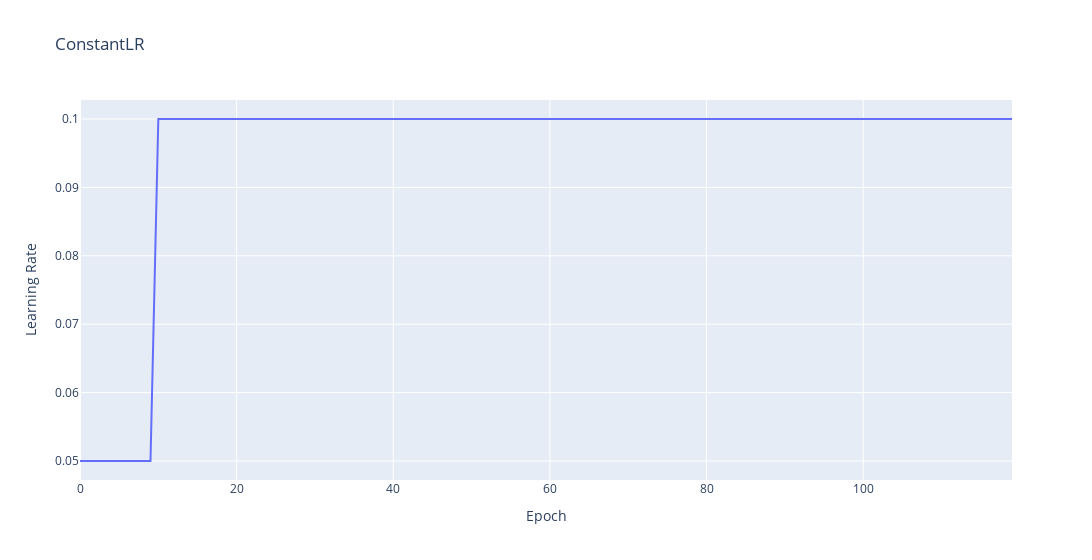

Notebook cell for this chart:
### Markdown cell above
https://pytorch.org/docs/stable/generated/torch.optim.lr_scheduler.ConstantLR.html#torch.optim.lr_scheduler.ConstantLR
scheduler = ConstantLR(self.opt, factor=0.5, total_iters=4)

### Code cell
show_learning_rate_curve(
    torch.optim.lr_scheduler.ConstantLR,
    {'factor': 0.5, 'total_iters':10}
)

### Figure 1 — Plotly figure (JSON) as saved in the notebook; plotly's stock layout.template omitted (floating-point values rounded to 4 significant figures)
{"data": [{"hovertemplate": "Epoch=%{x}<br>Learning Rate=%{y}<extra></extra>", "legendgroup": "", "line": {"color": "#636efa", "dash": "solid"}, "marker": {"symbol": "circle"}, "mode": "lines", "name": "", "orientation": "v", "showlegend": false, "type": "scatter", "x": [0, 1, 2, 3, 4, 5, 6, 7, 8, 9, 10, 11, 12, 13, 14, 15, 16, 17, 18, 19, 20, 21, 22, 23, 24, 25, 26, 27, 28, 29, 30, 31, 32, 33, 34, 35, 36, 37, 38, 39, 40, 41, 42, 43, 44, 45, 46, 47, 48, 49, 50, 51, 52, 53, 54, 55, 56, 57, 58, 59, 60, 61, 62, 63, 64, 65, 66, 67, 68, 69, 70, 71, 72, 73, 74, 75, 76, 77, 78, 79, 80, 81, 82, 83, 84, 85, 86, 87, 88, 89, 90, 91, 92, 93, 94, 95, 96, 97, 98, 99, 100, 101, 102, 103, 104, 105, 106, 107, 108, 109, 110, 111, 112, 113, 114, 115, 116, 117, 118, 119], "xaxis": "x", "y": [0.05, 0.05, 0.05, 0.05, 0.05, 0.05, 0.05, 0.05, 0.05, 0.05, 0.1, 0.1, 0.1, 0.1, 0.1, 0.1, 0.1, 0.1, 0.1, 0.1, 0.1, 0.1, 0.1, 0.1, 0.1, 0.1, 0.1, 0.1, 0.1, 0.1, 0.1, 0.1, 0.1, 0.1, 0.1, 0.1, 0.1, 0.1, 0.1, 0.1, 0.1, 0.1, 0.1, 0.1, 0.1, 0.1, 0.1, 0.1, 0.1, 0.1, 0.1, 0.1, 0.1, 0.1, 0.1, 0.1, 0.1, 0.1, 0.1, 0.1, 0.1, 0.1, 0.1, 0.1, 0.1, 0.1, 0.1, 0.1, 0.1, 0.1, 0.1, 0.1, 0.1, 0.1, 0.1, 0.1, 0.1, 0.1, 0.1, 0.1, 0.1, 0.1, 0.1, 0.1, 0.1, 0.1, 0.1, 0.1, 0.1, 0.1, 0.1, 0.1, 0.1, 0.1, 0.1, 0.1, 0.1, 0.1, 0.1, 0.1, 0.1, 0.1, 0.1, 0.1, 0.1, 0.1, 0.1, 0.1, 0.1, 0.1, 0.1, 0.1, 0.1, 0.1, 0.1, 0.1, 0.1, 0.1, 0.1, 0.1], "yaxis": "y"}], "layout": {"legend": {"tracegroupgap": 0}, "title": {"text": "ConstantLR"}, "width": 1200, "xaxis": {"anchor": "y", "domain": [0, 1], "title": {"text": "Epoch"}}, "yaxis": {"anchor": "x", "domain": [0, 1], "title": {"text": "Learning Rate"}}}}
